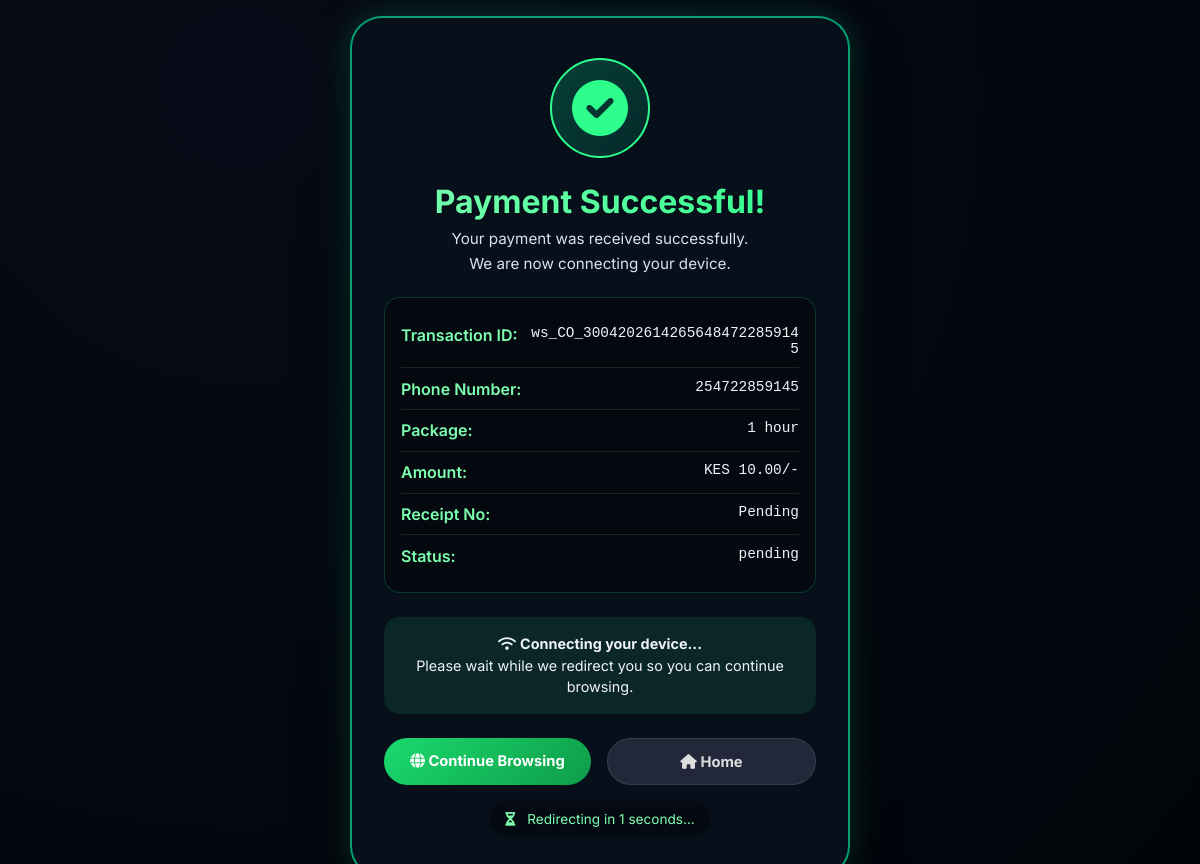
Screenshot of /success/ws_CO_30042026142656484722859145 with the database file from the repository.
### models.py (models this page shows)
class Payment(Base):
    __tablename__ = "payments"
    id = Column(Integer, primary_key=True)
    checkout_request_id = Column(String(100), unique=True, index=True)
    phone = Column(String(20), index=True, nullable=False)
    customer_id = Column(Integer, ForeignKey("customers.id"))
    package_id = Column(Integer, ForeignKey("packages.id"))
    amount = Column(Numeric(10, 2), nullable=False)
    status = Column(Enum("pending", "paid", "failed", name="payment_status"), default="pending", nullable=False)
    receipt_number = Column(String(50))
    created_at = Column(DateTime, default=datetime.utcnow)
    package = relationship("Package")
    customer = relationship("Customer")

class Package(Base):
    __tablename__ = "packages"
    id = Column(Integer, primary_key=True)
    name = Column(String(50), unique=True, nullable=False)
    price = Column(Numeric(10, 2), nullable=False)
    duration_hours = Column(Integer, nullable=False)

### app.py (the view)
@app.route('/success/<checkout_request_id>')
def success(checkout_request_id):
    db = SessionLocal()
    try:
        payment = db.query(Payment).filter_by(
            checkout_request_id=checkout_request_id
        ).first()
        original_url = request.args.get(
            'url',
            request.args.get('link-orig', 'https://www.google.com')
        )
        return render_template("success.html", payment=payment, original_url=original_url)
    finally:
        db.close()

### templates/success.html (shortened to what this page needs)
<!DOCTYPE html>
<html lang="en">
<head>
    <link rel="stylesheet" href="https://cdnjs.cloudflare.com/ajax/libs/font-awesome/6.0.0-beta3/css/all.min.css">
</head>
<body>
    <div class="success-container" id="successContainer">
        <div class="success-card">
            <div class="check-icon">
                <i class="fas fa-check-circle"></i>
            </div>
            <h2>Payment Successful!</h2>
            <p class="subtext">Your payment was received successfully.</p>
            <p class="subtext">We are now connecting your device.</p>
            <div class="receipt-box">
                <div class="receipt-row">
                    <span class="receipt-label">Transaction ID:</span>
                    <span class="receipt-value">{{ payment.checkout_request_id if payment else 'N/A' }}</span>
                </div>
                <div class="receipt-row">
                    <span class="receipt-label">Phone Number:</span>
                    <span class="receipt-value">{{ payment.phone if payment else 'N/A' }}</span>
                </div>
                <div class="receipt-row">
                    <span class="receipt-label">Package:</span>
                    <span class="receipt-value">{{ payment.package.name if payment and payment.package else 'N/A' }}</span>
                </div>
                <div class="receipt-row">
                    <span class="receipt-label">Amount:</span>
                    <span class="receipt-value">KES {{ payment.amount if payment else '0' }}/-</span>
                </div>
                <div class="receipt-row">
                    <span class="receipt-label">Receipt No:</span>
                    <span class="receipt-value">{{ payment.receipt_number if payment and payment.receipt_number else 'Pending' }}</span>
                </div>
                <div class="receipt-row">
                    <span class="receipt-label">Status:</span>
                    <span class="receipt-value">{{ payment.status if payment else 'N/A' }}</span>
                </div>
            </div>
            <div class="internet-instructions">
                <i class="fas fa-wifi"></i>
                <strong>Connecting your device...</strong><br>
                Please wait while we redirect you so you can continue browsing.
            </div>
            <div class="btn-group">
                <a href="#" class="btn btn-primary" id="browseNowBtn">
                    <i class="fas fa-globe"></i> Continue Browsing
                </a>
                <a href="/" class="btn btn-secondary">
                    <i class="fas fa-home"></i> Home
                </a>
            </div>
            <div class="countdown" id="countdown">
                <i class="fas fa-hourglass-half"></i> Redirecting in <span id="timer">3</span> seconds...
            </div>
        </div>
    </div>
</body>
</html>

### templates/success.html (style rules this page uses)
* { margin: 0; padding: 0; box-sizing: border-box; }
body { font-family: 'Inter', sans-serif; background: radial-gradient(circle at 20% 10%, #070b17, #010409); min-height: 100vh; display: flex; align-items: center; justify-content: center; color: #f0f3fa; padding: 1rem; }
.success-container { max-width: 500px; width: 100%; animation: slideUp 0.6s ease-out; }
.success-card { background: rgba(8, 16, 28, 0.95); backdrop-filter: blur(20px); border-radius: 2rem; padding: 2.5rem 2rem; text-align: center; border: 2px solid rgba(0, 255, 170, 0.6); box-shadow: 0 30px 50px rgba(0, 0, 0, 0.5), 0 0 30px rgba(0, 255, 170, 0.2); }
.check-icon { width: 100px; height: 100px; margin: 0 auto 1.5rem; background: linear-gradient(135deg, rgba(0, 255, 170, 0.2), rgba(0, 100, 80, 0.3)); border-radius: 50%; display: flex; align-items: center; justify-content: center; border: 2px solid #2eff8c; animation: checkPop 0.6s cubic-bezier(0.68, -0.55, 0.265, 1.55); }
.check-icon i { font-size: 3.5rem; color: #2eff8c; }
h2 { font-size: 2rem; margin-bottom: 0.5rem; background: linear-gradient(135deg, #7effb0, #2eff8c); background-clip: text; -webkit-background-clip: text; color: transparent; }
.subtext { color: #d8e2f0; font-size: 0.95rem; margin-bottom: 0.4rem; }
.receipt-box { background: rgba(0, 0, 0, 0.4); border-radius: 1rem; padding: 1rem; margin: 1.5rem 0; text-align: left; border: 1px solid rgba(0, 255, 170, 0.2); }
.receipt-row { display: flex; justify-content: space-between; gap: 12px; padding: 0.65rem 0; border-bottom: 1px solid rgba(255, 255, 255, 0.1); }
.receipt-row:last-child { border-bottom: none; }
.receipt-label { font-weight: 600; color: #7effb0; min-width: 110px; }
.receipt-value { font-family: monospace; font-size: 0.9rem; text-align: right; word-break: break-word; flex: 1; }
.btn-group { display: flex; gap: 1rem; margin-top: 1.5rem; }
.btn { flex: 1; padding: 0.85rem 1rem; border-radius: 2rem; font-weight: 700; text-decoration: none; text-align: center; transition: all 0.2s; border: none; cursor: pointer; font-size: 0.92rem; }
.btn-primary { background: linear-gradient(135deg, #1bda6e, #0e9c48); color: white; }
.btn-secondary { background: rgba(100, 100, 130, 0.3); color: #ddd; border: 1px solid rgba(255, 255, 255, 0.1); }
.internet-instructions { margin-top: 1rem; padding: 1rem; background: rgba(46, 255, 140, 0.1); border-radius: 1rem; font-size: 0.9rem; line-height: 1.5; }
.countdown { margin-top: 1rem; padding: 0.6rem 1rem; font-size: 0.85rem; color: #7effb0; background: rgba(0, 0, 0, 0.3); border-radius: 2rem; display: inline-block; width: auto; }
.countdown i { margin-right: 0.5rem; }

### rows the page displays
Payment: checkout_request "ws_CO_30042026142656484722859145", phone "254722859145", amount "10.00", receipt_number "Pending", status "pending"
Package: package "1 hour"
